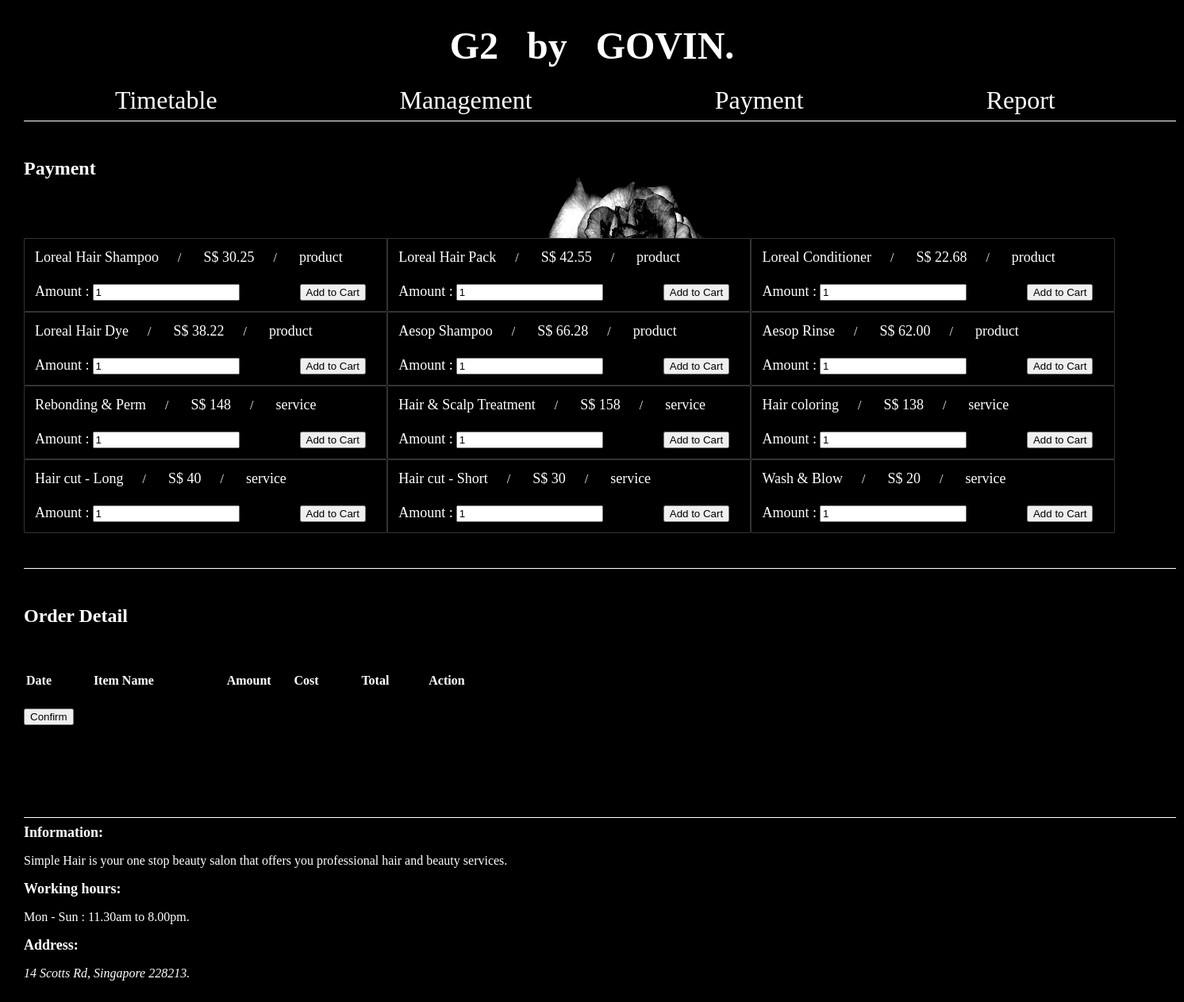
The app's page /payment.php with its own data.
### tables this page shows
CREATE TABLE `product` (
  `id` int(11) NOT NULL,
  `name` varchar(255) NOT NULL,
  `cost` varchar(20) NOT NULL,
  `type` varchar(20) NOT NULL
);

### payment.php (the view, shortened to what this page needs)
<?php include'header.php'; ?>
<?php
$connect = mysqli_connect("localhost","root","","g2db");
?>
	<body>
<div class="container">
	<h2 >Payment</h2><br />
			<br /><br />
			<?php
				$query = "SELECT * FROM product ORDER BY type ASC";
				$result = mysqli_query($connect, $query);
				if(mysqli_num_rows($result) > 0)
				{
					while($row = mysqli_fetch_array($result))
					{
				?>
<div class="col-md-4" style="background:#000000; float: left;  width: 32%; ">
	<form  method="post" action="payment.php?action=add&id=<?php echo $row["id"]; ?>">
		<div style="border:1px solid #333; border-radius:1px; padding:13px;" align="left">
			<class="text-info"><font size="4"><?php echo $row["name"]; ?></font>&nbsp&nbsp&nbsp&nbsp&nbsp&nbsp/&nbsp&nbsp&nbsp&nbsp&nbsp&nbsp
			<class="text-danger"><font size="4">S$ <?php echo $row["cost"]; ?></font>&nbsp&nbsp&nbsp&nbsp&nbsp&nbsp/&nbsp&nbsp&nbsp&nbsp&nbsp&nbsp
			<class="text"><font size="4"><?php echo $row["type"]; ?></font>
			<br/><br/><font size="4">Amount :</font>
			<input type="text" name="amount" value="1" class="form-control" />&nbsp&nbsp
			&nbsp&nbsp&nbsp&nbsp&nbsp&nbsp&nbsp&nbsp&nbsp&nbsp&nbsp&nbsp&nbsp&nbsp&nbsp <input type="submit" name="add_to_cart" style="margin-top:5px;" class="btn btn-success" value="Add to Cart" />
		</div>
	</form>
</div>
	<?php
		}
	}
?>
                        <br /><br /><hr color="white" width="1450px" size="0.1px"><br />
                        <h2>Order Detail</h2><br /><br />
                        <div class="table-responsive">
                            <table  class="table table-bordered">
                                <tr align="left">
									<th width="5%">Date</th>
                                    <th width="10%">Item Name</th>
                                    <th width="5%">Amount</th>
                                    <th width="5%">Cost</th>
                                    <th width="5%">Total</th>
                                    <th width="5%">Action</th>
									<th width="35%"></th>
                                </tr>
                            </table>
                            <br/>
                            <input  type="button" onclick="location.href='payment.php?action=confirm'" name="confirm" style="margin-top:5px;" class="btn btn-success pull-right" value="Confirm"  />
                        </div>
                        </div>
	<br />
<?php include'footer.php'; ?>

### header.php (shortened to what this page needs)
<!DOCTYPE html>
<html lang="en">
<head>
   <link rel="stylesheet" type="text/css" href="header.css">
</head>
<body
text="white"
topmargin="30"
leftmargin="30"
>
<h1 align="center"><font size="7">G2 &nbsp; by &nbsp; GOVIN.</font></h1>
<div class="menubar"><ul>
   <li><font size="6"><class='active'><a href='timetable/index.php'>Timetable</a></font></li>
<li><a href="#" id="current"><font size="6"> Management</a></font>
 </li>
   <li><font size="6"><a href='payment.php'>Payment</a></font></li>
   <li><font size="6"><a href="report.php">Report</a></font></li>
</ul>
</div>
<hr color="white" width="1450px" size="1px">
<br/>

### footer.php
<br/>
<br/>
<br/>
<br/>
<br/>
<hr color="white" width="1450px" size="1px">
<font size="4"><b>Information:</b></font></h3>
<p>Simple Hair is your one stop beauty salon that offers you professional hair and beauty services.</p>
<font size="4"><b>Working hours:</b></font></h4>
<p>Mon - Sun : 11.30am to 8.00pm.</p>
<font size="4"><b>Address:</b></font></h5>
<p><i>14 Scotts Rd, Singapore 228213.</i></p>
</body>
</html>

### header.css (style rules this page uses)
.menubar li { float:left; padding:0px; }
.menubar li a { display:block; font-weight:normal; line-height:40px; margin:0px; padding:0px 115px; text-align:center; text-decoration:none; }

### header.php (style rules this page uses)
a:link { color: white; text-decoration: none; }
ul { list-style:none; padding-left:0px; }
body { background: #000000; background-image:url('back2.jpg'); background-size: 400px 400px; background-repeat: no-repeat; background-position: 590px 190px; }

### records on screen
product: name "Loreal Hair Shampoo", cost "30.25", type "product"
product: name "Loreal Hair Pack", cost "42.55", type "product"
product: name "Loreal Conditioner", cost "22.68", type "product"
product: name "Loreal Hair Dye", cost "38.22", type "product"
product: name "Aesop Shampoo", cost "66.28", type "product"
product: name "Aesop Rinse", cost "62.00", type "product"
product: name "Rebonding & Perm", cost "148", type "service"
product: name "Hair & Scalp Treatment", cost "158", type "service"
product: name "Hair coloring", cost "138", type "service"
product: name "Hair cut - Long", cost "40", type "service"
product: name "Hair cut - Short", cost "30", type "service"
product: name "Wash & Blow", cost "20", type "service"
